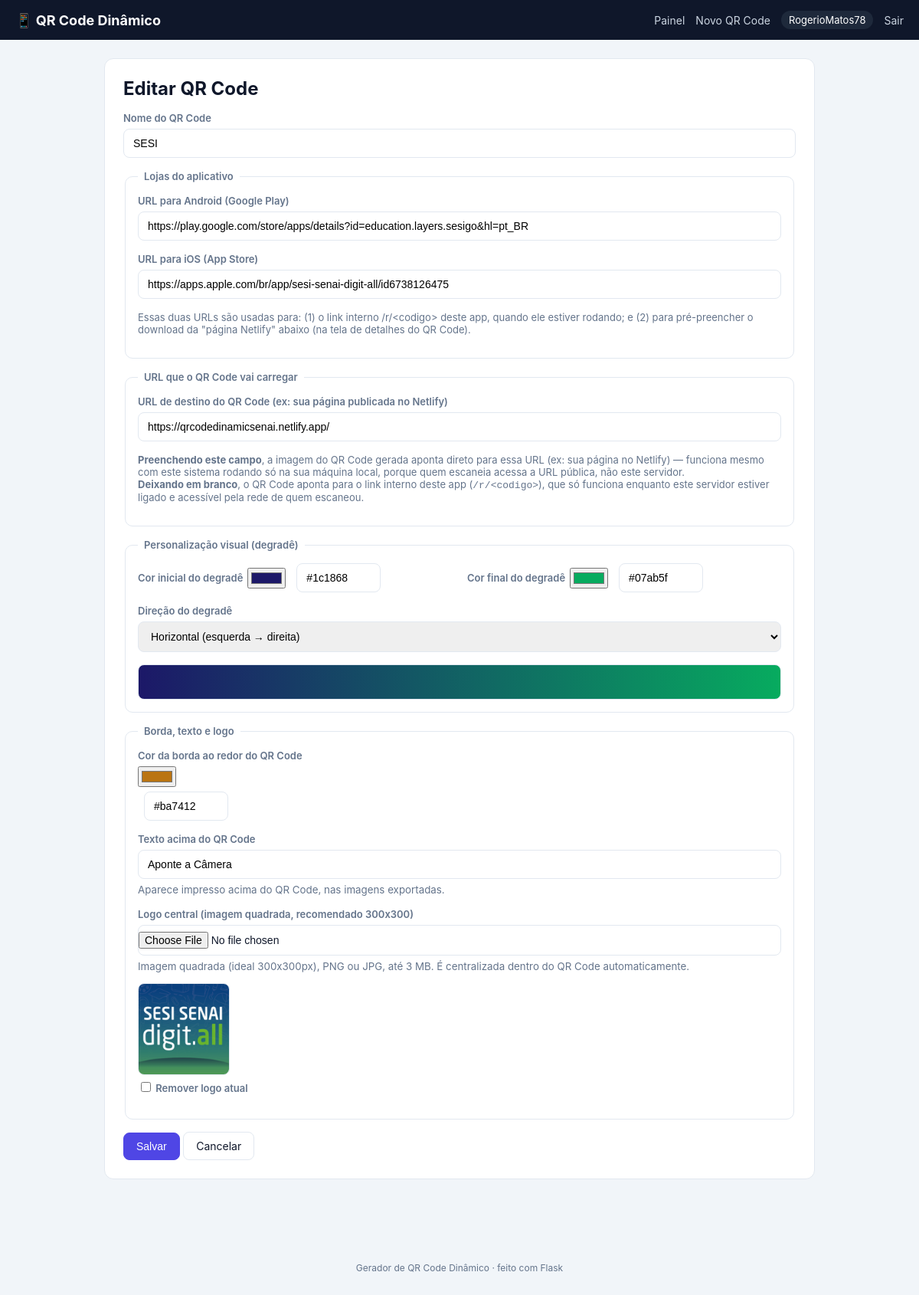
The app's page /qr/rPLFRwTL/editar (signed in) with its own data.
### models.py (models this page shows, shortened)
class User(UserMixin, db.Model):
    __tablename__ = "users"
    id = db.Column(db.Integer, primary_key=True)
    username = db.Column(db.String(80), unique=True, nullable=False, index=True)
    password_hash = db.Column(db.String(255), nullable=False)
    created_at = db.Column(db.DateTime, default=datetime.utcnow)
    failed_login_attempts = db.Column(db.Integer, default=0)
    locked_until = db.Column(db.DateTime, nullable=True)
    qrcodes = db.relationship(
        "QRCode", backref="owner", lazy=True, cascade="all, delete-orphan"
    )

class QRCode(db.Model):
    __tablename__ = "qrcodes"
    id = db.Column(db.Integer, primary_key=True)
    user_id = db.Column(db.Integer, db.ForeignKey("users.id"), nullable=False)
    name = db.Column(db.String(120), nullable=False)
    slug = db.Column(db.String(16), unique=True, nullable=False, index=True)
    android_url = db.Column(db.String(500), nullable=True)
    ios_url = db.Column(db.String(500), nullable=True)
    desktop_url = db.Column(db.String(500), nullable=True)
    color_start = db.Column(db.String(7), default="#4F46E5")  # hex, ex: #4F46E5
    color_end = db.Column(db.String(7), default="#06B6D4")
    gradient_direction = db.Column(db.String(20), default="horizontal")  # horizontal|vertical|radial|square
    border_color = db.Column(db.String(7), default="#FFFFFF")
    caption_text = db.Column(db.String(160), default="Aponte a câmera para o QR Code")
    logo_filename = db.Column(db.String(255), nullable=True)
    created_at = db.Column(db.DateTime, default=datetime.utcnow)
    updated_at = db.Column(db.DateTime, default=datetime.utcnow, onupdate=datetime.utcnow)

### app.py (the view, shortened to what this page needs)
    @app.route("/qr/<slug>/editar", methods=["GET", "POST"])
    @login_required
    def qr_edit(slug):
        qr = get_owned_qrcode_or_404(slug)
        form = QRCodeForm(obj=qr)
        if request.method == "GET":
            form.remove_logo.data = False
        return render_template("qr_form.html", form=form, mode="editar", qr=qr)

### templates/qr_form.html (shortened to what this page needs)
{% extends "base.html" %}
{% block content %}
<div class="card">
  <h1>{{ 'Editar QR Code' if mode == 'editar' else 'Novo QR Code' }}</h1>
  <form method="POST" enctype="multipart/form-data" novalidate class="qr-form">
    <div class="field">
      {{ form.name.label }}
      {{ form.name(class_="input") }}
    </div>
    <fieldset>
      <legend>Lojas do aplicativo</legend>
      <div class="field">
        {{ form.android_url.label }}
        {{ form.android_url(class_="input", placeholder="https://play.google.com/store/apps/details?id=...") }}
      </div>
      <div class="field">
        {{ form.ios_url.label }}
        {{ form.ios_url(class_="input", placeholder="https://apps.apple.com/app/...") }}
      </div>
      <p class="muted small">Essas duas URLs são usadas para: (1) o link interno /r/&lt;codigo&gt; deste app, quando ele estiver rodando; e (2) para pré-preencher o download da "página Netlify" abaixo (na tela de detalhes do QR Code).</p>
    </fieldset>
    <fieldset>
      <legend>URL que o QR Code vai carregar</legend>
      <div class="field">
        {{ form.desktop_url.label }}
        {{ form.desktop_url(class_="input", placeholder="https://qrcodedinamicsenai.netlify.app/") }}
      </div>
      <p class="muted small">
        <strong>Preenchendo este campo</strong>, a imagem do QR Code gerada aponta direto para essa
        URL (ex: sua página no Netlify) — funciona mesmo com este sistema rodando só na sua máquina
        local, porque quem escaneia acessa a URL pública, não este servidor.<br>
        <strong>Deixando em branco</strong>, o QR Code aponta para o link interno deste app
        (<code>/r/&lt;codigo&gt;</code>), que só funciona enquanto este servidor estiver ligado e
        acessível pela rede de quem escaneou.
      </p>
    </fieldset>
    <fieldset>
      <legend>Personalização visual (degradê)</legend>
      <div class="color-row">
        <div class="field">
          {{ form.color_start.label }}
          <input type="color" id="color_start_picker" value="{{ form.color_start.data or '#4F46E5' }}">
          {{ form.color_start(class_="input hex-input") }}
        </div>
        <div class="field">
          {{ form.color_end.label }}
          <input type="color" id="color_end_picker" value="{{ form.color_end.data or '#06B6D4' }}">
          {{ form.color_end(class_="input hex-input") }}
        </div>
      </div>
      <div class="field">
        {{ form.gradient_direction.label }}
        {{ form.gradient_direction(class_="input") }}
      </div>
      <div id="gradient-preview" class="gradient-preview"></div>
    </fieldset>
    <fieldset>
      <legend>Borda, texto e logo</legend>
      <div class="field">
        {{ form.border_color.label }}
        <input type="color" id="border_color_picker" value="{{ form.border_color.data or '#FFFFFF' }}">
        {{ form.border_color(class_="input hex-input") }}
      </div>
      <div class="field">
        {{ form.caption_text.label }}
        {{ form.caption_text(class_="input", placeholder="Aponte a câmera para o QR Code") }}
        <small class="muted">Aparece impresso acima do QR Code, nas imagens exportadas.</small>
      </div>
      <div class="field">
        {{ form.logo.label }}
        {{ form.logo(class_="input file-input") }}
        <small class="muted">Imagem quadrada (ideal 300x300px), PNG ou JPG, até 3 MB. É centralizada
          dentro do QR Code automaticamente.</small>
        {% if qr and qr.logo_filename %}
          <img class="logo-preview" src="{{ url_for('static', filename='logos/' ~ qr.logo_filename) }}" alt="Logo atual">
          <label class="checkbox-field">{{ form.remove_logo() }} {{ form.remove_logo.label }}</label>
        {% endif %}
      </div>
    </fieldset>
    <button type="submit" class="btn btn-primary">Salvar</button>
    {% if qr %}
      <a href="{{ url_for('qr_detail', slug=qr.slug) }}" class="btn">Cancelar</a>
    {% endif %}
  </form>
</div>
{% endblock %}

### templates/base.html (shortened to what this page needs)
<!DOCTYPE html>
<html lang="pt-br">
<head>
<link rel="stylesheet" href="{{ url_for('static', filename='css/style.css') }}">
</head>
<body>
<header class="topbar">
  <a class="brand" href="{{ url_for('index') }}">📱 QR Code Dinâmico</a>
  <nav>
    {% if current_user.is_authenticated %}
      <a href="{{ url_for('dashboard') }}">Painel</a>
      <a href="{{ url_for('qr_new') }}">Novo QR Code</a>
      <span class="user-chip">{{ current_user.username }}</span>
      <a href="{{ url_for('logout') }}" class="btn-link">Sair</a>
    {% else %}
      <a href="{{ url_for('login') }}">Entrar</a>
      <a href="{{ url_for('register') }}">Criar conta</a>
    {% endif %}
  </nav>
</header>
<main class="container">
  {% block content %}{% endblock %}
</main>
<footer class="footer">
  <p>Gerador de QR Code Dinâmico &middot; feito com Flask</p>
</footer>
</body>
</html>

### static/css/style.css (style rules this page uses)
:root { --bg: #0f172a; --bg-card: #ffffff; --text: #0f172a; --muted: #64748b; --primary: #4f46e5; --primary-dark: #3730a3; --danger: #dc2626; --border: #e2e8f0; --radius: 12px; }
* { box-sizing: border-box; }
body { margin: 0; font-family: -apple-system, BlinkMacSystemFont, "Segoe UI", Roboto, Arial, sans-serif; background: #f1f5f9; color: var(--text); min-height: 100vh; display: flex; flex-direction: column; }
.topbar { background: var(--bg); color: #fff; display: flex; align-items: center; justify-content: space-between; padding: 14px 20px; flex-wrap: wrap; gap: 10px; }
.brand { color: #fff; font-weight: 700; text-decoration: none; font-size: 18px; }
.topbar nav { display: flex; align-items: center; gap: 14px; flex-wrap: wrap; }
.topbar nav a { color: #cbd5e1; text-decoration: none; font-size: 14px; }
.user-chip { background: #1e293b; padding: 4px 10px; border-radius: 999px; font-size: 13px; }
.container { flex: 1; width: 100%; max-width: 960px; margin: 0 auto; padding: 24px 16px 60px; }
.card { background: var(--bg-card); border: 1px solid var(--border); border-radius: var(--radius); padding: 24px; margin-bottom: 20px; }
h1 { margin-top: 0; font-size: 24px; }
.field { margin-bottom: 16px; display: flex; flex-direction: column; gap: 6px; }
.field label { font-size: 13px; font-weight: 600; color: var(--muted); }
.checkbox-field { flex-direction: row; align-items: center; gap: 8px; }
.input { padding: 10px 12px; border: 1px solid var(--border); border-radius: 8px; font-size: 14px; width: 100%; }
fieldset { border: 1px solid var(--border); border-radius: 10px; padding: 16px; margin-bottom: 16px; }
legend { padding: 0 8px; font-weight: 600; color: var(--muted); font-size: 13px; }
.color-row { display: flex; gap: 20px; flex-wrap: wrap; }
.color-row .field { flex: 1; min-width: 160px; flex-direction: row; align-items: center; }
.hex-input { max-width: 110px; margin-left: 8px; }
.gradient-preview { height: 46px; border-radius: 8px; margin-top: 10px; border: 1px solid var(--border); }
.btn { display: inline-block; padding: 9px 16px; border-radius: 8px; border: 1px solid var(--border); background: #fff; color: var(--text); text-decoration: none; font-size: 14px; cursor: pointer; }
.btn-primary { background: var(--primary); color: #fff; border-color: var(--primary); }
.btn-link { background: none; border: none; color: #cbd5e1; cursor: pointer; }
.muted { color: var(--muted); }
.small { font-size: 13px; }
.logo-preview { max-width: 120px; max-height: 120px; border-radius: 8px; border: 1px solid var(--border); margin-top: 8px; }
.file-input { padding: 8px 0; }
.footer { text-align: center; padding: 16px; color: var(--muted); font-size: 12px; }

### records on screen
User: username "RogerioMatos78"
QRCode: name "SESI", android_url "https://play.google.com/store/apps/details?id=education.layers.sesigo&hl=pt_BR", ios_url "https://apps.apple.com/br/app/sesi-senai-digit-all/id6738126475", desktop_url "https://qrcodedinamicsenai.netlify.app/", color_start "#1c1868", color_end "#07ab5f", gradient_direction "Horizontal (esquerda → direita)", border_color "#ba7412", caption_text "Aponte a Câmera", logo_filename (picture)

### other values on screen
{{ 'Editar QR Code' if mode == 'editar' else 'Novo QR Code' }} "Editar QR Code"
